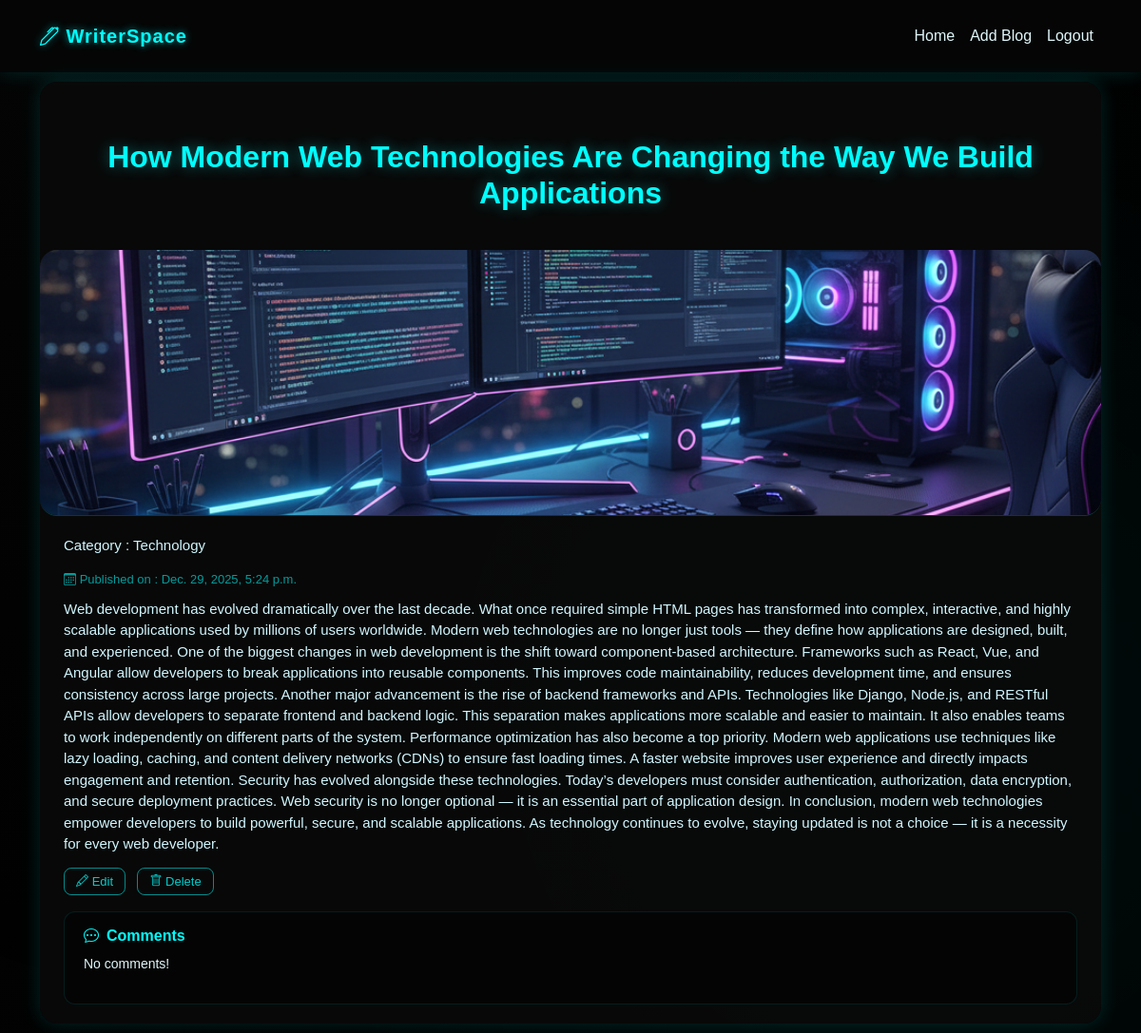
/writer/blogs/31, run on the app's committed database.
### blog_app/models.py (models this page shows, shortened)
class Blog(models.Model):
    writer=models.ForeignKey(User,on_delete=models.CASCADE,limit_choices_to={'role':'writer'})
    blog_title=models.CharField(max_length=100)
    category_options=[
        ('Technology','Technology'),
        ('Lifestyle','Lifestyle'),
        ('Travel','Travel'),
        ('Food','Food'),
        ('Education','Education'),
        ('Other','Other'),
    ]
    category=models.CharField(max_length=100,choices=category_options)
    status_options=[
        ('draft','Draft'),
        ('published','Published'),
    ]
    status=models.CharField(max_length=100,choices=status_options,default='draft')
    content=models.CharField(max_length=1000)
    image=models.FileField(upload_to='medias')
    created_at=models.DateTimeField(auto_now_add=True)
    reading_time=models.PositiveBigIntegerField(default=1)

### blog_app/views.py (the view)
# urls.py: path('writer/blogs/<int:id>', views.WriterBlogs.as_view(),name='writer-blogs'),
class WriterBlogs(View):
    def get(self,request,**kwargs):
        blog=Blog.objects.get(id=kwargs.get("id"))
        comments=Comments.objects.filter(blog=blog)
        return render(request,'writer_blogs.html',{'blog':blog,'comments':comments})

### blog_app/templates/writer_blogs.html (shortened to what this page needs)
{% load static %}
<!DOCTYPE html>
<html lang="en">
<head>
  <link href="https://cdn.jsdelivr.net/npm/bootstrap@5.3.3/dist/css/bootstrap.min.css" rel="stylesheet" />
  <link href="https://cdn.jsdelivr.net/npm/bootstrap-icons@1.11.3/font/bootstrap-icons.css" rel="stylesheet" />
  <link href="{% static 'css/writer_blogs.css' %}" rel="stylesheet" >
</head>
<body>
  <div class="glow-bg"></div>
  <nav class="navbar navbar-expand-lg navbar-dark">
    <div class="container">
      <a class="navbar-brand" href="#"><i class="bi bi-pen"></i> WriterSpace</a>
      <div class="collapse navbar-collapse" id="navmenu">
        <ul class="navbar-nav ms-auto">
          <li class="nav-item"><a href="{% url 'writer-home' %}" class="nav-link">Home</a></li>
          <li class="nav-item"><a href="{% url 'add-blog' %}" class="nav-link">Add Blog</a></li>
          <li class="nav-item"><a href="{% url 'logout' %}" class="nav-link">Logout</a></li>
        </ul>
      </div>
    </div>
  </nav>
  <div class="container">
    <div class="blog-card">
      <h2>{{ blog.blog_title }}</h2>
          {% if blog.image and blog.image.url %}
          <img src="{{ blog.image.url }}" class="blog-img" alt="Blog Image">
          {% else %}
          <img src="{% static 'images/blog_default.png' %}" class="blog-img" alt="Default Blog Image">
          {% endif %}
      <div class="card-body">
        <p class="blog-text">Category : {{ blog.category }}</p>
        <p class="blog-meta"><i class="bi bi-calendar3"></i> Published on : {{ blog.created_at }}</p>
        <p class="blog-text">{{ blog.content }}</p>
        <div class="action-btns">
          <a href="{% url 'update-blogs' blog.id %}"><i class="bi bi-pencil"></i> Edit</a>
          <a href="{% url 'delete-blog' blog.id %}"><i class="bi bi-trash"></i> Delete</a>
        </div>
        <div class="comment-box">
          <h6><i class="bi bi-chat-dots" style="padding-right: 8px;"></i>Comments</h6>
          {% if comments %}
          {% for comment in comments %}
          <div class="comment">
            <p class="commenter">{{ comment.user.first_name }}</p>
            <p class="comment-text">{{ comment.comment }}</p>
          </div>
          {% endfor %}
          {% else %}
            <p class="comment-text">No comments!</p>
          {% endif %}
        </div>
      </div>
    </div>
  </div>
</body>
</html>

### blog_app/static/css/writer_blogs.css (style rules this page uses)
body { background: radial-gradient(circle at top left, #050505, #000); font-family: "Poppins", sans-serif; color: #e0f7fa; overflow-x: hidden; }
.glow-bg { position: fixed; top: 0; left: 0; width: 100%; height: 100%; background: radial-gradient(circle at 20% 30%, rgba(0, 0, 0, 0.1), transparent 60%), radial-gradient(circle at 80% 70%, rgba(0, 255, 255, 0.05), transparent 60%); z-index: 0; animation: glowMove 10s ease-in-out infinite alternate; }
.container { position: relative; z-index: 2; padding-top: 10px; padding-bottom: 10px; }
h2 { color: #00ffff; text-shadow: 0 0 15px rgba(0, 255, 255, 0.4); font-weight: 600; text-align: center; margin-bottom: 40px; margin-top: 60px; }
.blog-card { background: rgba(10, 10, 10, 0.85); border-radius: 18px; overflow: hidden; box-shadow: 0 0 20px rgba(0, 255, 255, 0.15); transition: all 0.3s ease; }
.blog-card img { width: 100%; height: 280px; object-fit: cover; display: block; border-bottom: 1px solid rgba(0, 255, 255, 0.2); border-radius: 18px 18px ; }
.blog-img { width: 100%; height: 280px; object-fit: cover; border-bottom: 1px solid rgba(0, 255, 255, 0.2); }
.card-body { padding: 20px 25px; }
.blog-meta { font-size: 13px; color: #00ffff99; margin-bottom: 10px; }
.blog-text { color: #d1f7ff; font-size: 15px; margin-bottom: 15px; }
.action-btns a { text-decoration: none; border: 1px solid #00ffff88; padding: 6px 12px; border-radius: 8px; font-size: 13px; color: #00ffffcc; margin-right: 8px; transition: 0.3s; }
.comment-box { margin-top: 20px; background: rgba(0, 0, 0, 0.4); border-radius: 12px; padding: 15px 20px; border: 1px solid rgba(0, 255, 255, 0.1); }
.comment-box h6 { color: #00ffff; font-weight: 600; margin-bottom: 10px; }
.comment-text { color: #e0f7fa; font-size: 14px; }
.navbar { background-color: #050505; box-shadow: 0 0 20px rgba(0, 255, 255, 0.15); }
.navbar-brand { color: #00ffff; font-weight: 600; text-shadow: 0 0 8px #00ffff99; letter-spacing: 1px; }
.nav-link { color: #e0f7fa !important; transition: 0.3s; }

### data on the page
Blog: blog_title "How Modern Web Technologies Are Changing the Way We Build Applications", image (picture), category "Technology", created_at "Dec. 29, 2025, 5:24 p.m.", content "Web development has evolved dramatically over the last decade. What once required simple HTML pages has transformed into complex, interactive, and highly scalable applications used by millions of users worldwide. Modern web technologies are no longer just tools — they define how applications are designed, built, and experienced. One of the biggest changes in web development is the shift toward component-based architecture. Frameworks such as React, Vue, and Angular allow developers to break applications into reusable components. This improves code maintainability, reduces development time, and ensures consistency across large projects. Another major advancement is the rise of backend…"
